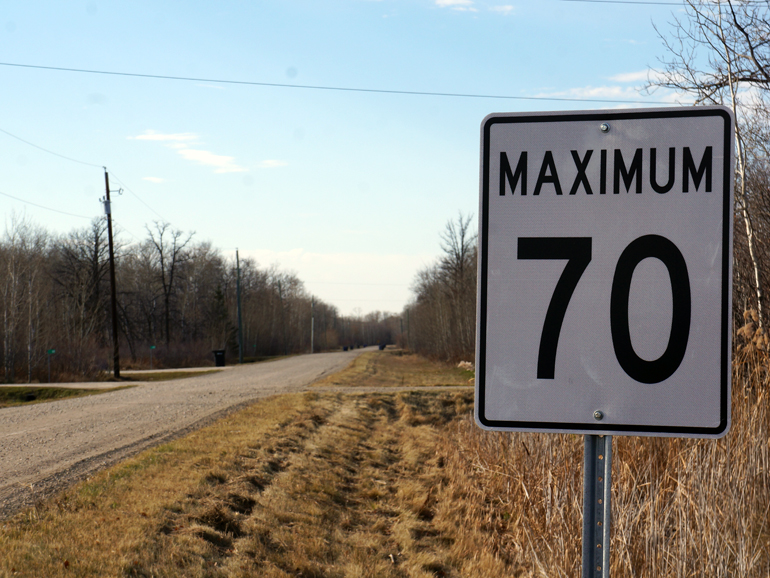
#> input picture src/speedsign16.jpg, 770 x 578 px
$ python classify_sign_template.py   (Python 2 division)   (older library calls are emulated)
#> lines starting #> are read from the running program, lines starting #| are printed output that depends on the picture; after the words box and inside, x2 and y2 are one past the last pixel; in counts of white or black regions, pixels touching at a corner belong together
#Qudus Agbalaya
#references:
#https://stackoverflow.com/questions/44650888/resize-an-image-without-distortion-opencv
#https://www.pyimagesearch.com/2014/08/25/4-point-opencv-getperspective-transform-example/
#OpenCV Version: 3.0

import cv2
import numpy as np

WARPED_XSIZE = 200
WARPED_YSIZE = 300

#set threshold and threshold for canny
canny_thresh = 120
threshold = 0.5


VERY_LARGE_VALUE = 100000

NO_MATCH            =  0
STOP_SIGN           =  1
SPEED_LIMIT_40_SIGN =  2
SPEED_LIMIT_80_SIGN =  3
SPEED_LIMIT_100_SIGN = 4
YIELD_SIGN           = 5

def show_image_simple(image):
    cv2.imshow('img',image)
    cv2.waitKey(0)
    cv2.destroyAllWindows()


def write_on_image(image, text):
    fontFace = cv2.FONT_HERSHEY_DUPLEX;
    fontScale = 2.0
    thickness = 3
    textOrg = (10, 130)
    cv2.putText(image, text, textOrg, fontFace, fontScale, thickness, 8);
    return image

#funtion to resize image
#from https://stackoverflow.com/questions/44650888/resize-an-image-without-distortion-opencv
#used this because I was getting errors when matchng templates because they weren't the same dimensions

def image_resize(image, width = None, height = None, inter = cv2.INTER_AREA):
    # initialize the dimensions of the image to be resized and
    # grab the image size
    dim = None
    (h, w) = image.shape[:2]

    # if both the width and height are None, then return the
    # original image
    if width is None and height is None:
        return image

    # check to see if the width is None
    if width is None:
        # calculate the ratio of the height and construct the
        # dimensions
        r = height / float(h)
        dim = (int(w * r), height)

    # otherwise, the height is None
    else:
        # calculate the ratio of the width and construct the
        # dimensions
        r = width / float(w)
        dim = (width, int(h * r))

    # resize the image
    resized = cv2.resize(image, dim, interpolation = inter)
    # return the resized image
    return resized

#order_points to get and order cordinates
#from https://www.pyimagesearch.com/2014/08/25/4-point-opencv-getperspective-transform-example/

def order_points(pts):
    rect = np.zeros((4,2),dtype ="float32")

    s = pts.sum(axis =1)
    rect[0] = pts[np.argmin(s)]
    rect[2] = pts[np.argmax(s)]

    diff = np.diff(pts, axis=1)
    rect[1] = pts[np.argmin(diff)]
    rect[3] = pts[np.argmax(diff)]

    return rect

#function to apply perspective transform
#from https://www.pyimagesearch.com/2014/08/25/4-point-opencv-getperspective-transform-example/

def four_point_transform(image, pts):
    rect = order_points(pts)
    (tl,tr,br,bl) = rect

    widthA = np.sqrt(((br[0] - bl[0]) ** 2) + ((br[1] - bl[1]) ** 2))
    widthB = np.sqrt(((tr[0] - tl[0]) ** 2) + ((tr[1] - tl[1]) ** 2))
    maxWidth = max(int(widthA), int(widthB))

    heightA = np.sqrt(((tr[0] - br[0]) ** 2) + ((tr[1] - br[1]) ** 2))
    heightB = np.sqrt(((tl[0] - bl[0]) ** 2) + ((tl[1] - bl[1]) ** 2))
    maxHeight = max(int(heightA), int(heightB))

    dst = np.array([
        [0,0],
        [maxWidth -1, 0],
        [maxWidth -1, maxHeight -1],
        [0,maxHeight -1]], dtype = "float32")

    M = cv2.getPerspectiveTransform(rect, dst)
    warped = cv2.warpPerspective(image, M, (maxWidth, maxHeight))

    return warped

def identify():
    #image = cv2.imread("speedsign3.jpg")
    #image = cv2.imread("speedsign4.jpg")
    #image = cv2.imread("speedsign14.jpg")
    image = cv2.imread("speedsign16.jpg")
#> image is the input picture: shape (578, 770, 3); mean B, G, R 133.7, 140, 140.9
    #image = cv2.imread("yield_sign1.jpg")
    #image = cv2.imread("stop4.jpg")
    forty_template = cv2.imread("speed_40.bmp")
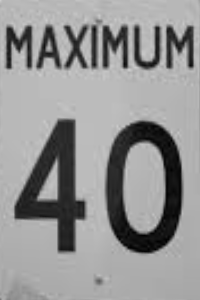
#> input picture src/speed_40.bmp, 200 x 300 px
#> forty_template is the input picture: shape (300, 200, 3); min 0, max 205, mean 147.4
    print('forty template',forty_template.shape)
#| forty template (300, 200, 3)
    forty_template = cv2.cvtColor(forty_template, cv2.COLOR_BGR2GRAY )
#> forty_template: shape (300, 200)
    forty_template = image_resize(forty_template, height = 200)

    eighty_template = cv2.imread("speed_80.bmp")
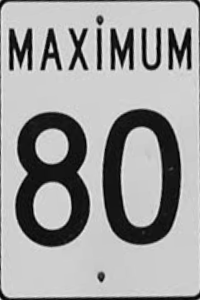
#> input picture src/speed_80.bmp, 200 x 300 px
#> eighty_template is the input picture: shape (300, 200, 3); min 1, max 243, mean 158.8
    print('eighty template',eighty_template.shape)
#| eighty template (300, 200, 3)
    eighty_template = cv2.cvtColor(eighty_template, cv2.COLOR_BGR2GRAY )
#> eighty_template: shape (300, 200)
    eighty_template = image_resize(eighty_template, height = 200)

    one_hundred_template = cv2.imread("speed_100.bmp")
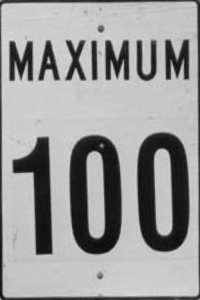
#> input picture src/speed_100.bmp, 200 x 300 px
#> one_hundred_template is the input picture: shape (300, 200, 3); min 7, max 221, mean 154.9
    print('one hundred template',one_hundred_template.shape)
#| one hundred template (300, 200, 3)
    one_hundred_template = cv2.cvtColor(one_hundred_template, cv2.COLOR_BGR2GRAY )
#> one_hundred_template: shape (300, 200)
    one_hundred_template = image_resize(one_hundred_template, height = 200)

    print("Reading forty template")
    show_image_simple(eighty_template)
    print("Reading eighty template")
    show_image_simple(forty_template)
    print("Reading one hundred template")
    show_image_simple(one_hundred_template)

    image_original = image.copy()
    image = cv2.cvtColor( image, cv2.COLOR_BGR2GRAY )
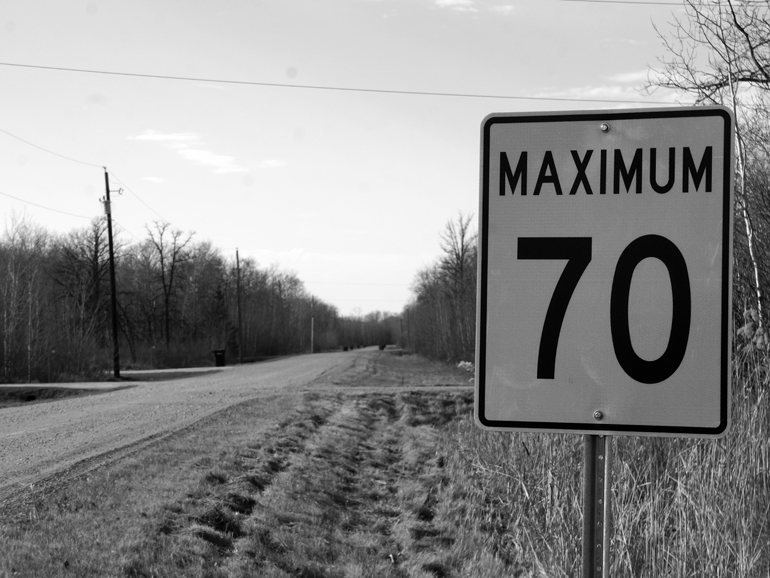
#> image: shape (578, 770); min 0, max 255, mean 139.6
    image_bw = image.copy()
    image = cv2.blur( image, (3,3) )
    sign_recog_result = NO_MATCH

    # here you add the code to do the recognition, and set the variable
    # sign_recog_result to one of STOP_SIGN, SPEED_LIMIT_40_SIGN, SPEED_LIMIT_80_SIGN, or NO_MATCH
    #find canny edges
    canny_thresh = 120
    edgeimg = cv2.Canny(image, canny_thresh, canny_thresh*2, apertureSize=3)
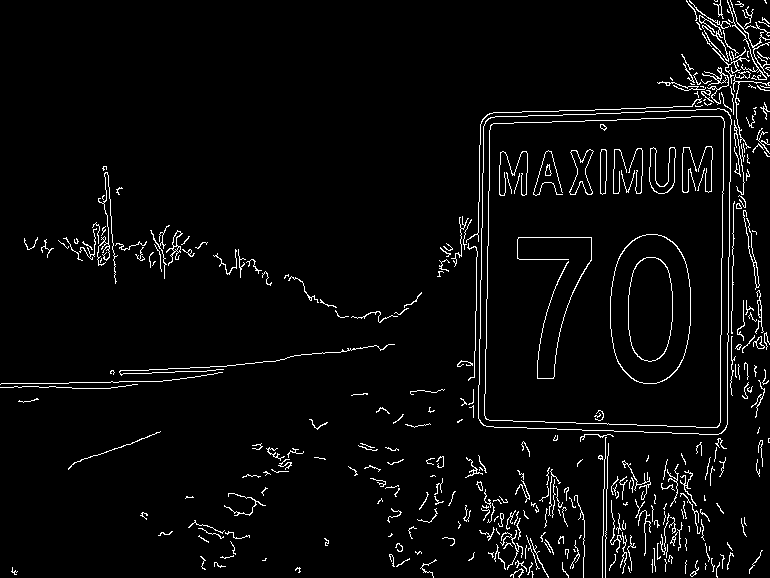
#> edgeimg: shape (578, 770); 3.8% white in thin lines or dots

    #find contours
    _, contours, _ = cv2.findContours(edgeimg, cv2.RETR_LIST, cv2.CHAIN_APPROX_SIMPLE)
#> contours = 389 contours, 341 with area under 20; largest, box (x1, y1, x2, y2) and area: (478, 108, 732, 435) 78527, (478, 108, 732, 435) 78507, (484, 116, 725, 428) 71226, (484, 116, 725, 428) 71218, (610, 234, 691, 384) 9935
    big_contours = sorted(contours, key=cv2.contourArea, reverse=True)[:10]
#> big_contours = 10 contours; largest, box (x1, y1, x2, y2) and area: (478, 108, 732, 435) 78527, (478, 108, 732, 435) 78507, (484, 116, 725, 428) 71226, (484, 116, 725, 428) 71218, (610, 234, 691, 384) 9935

    #determine type of sign

    for c in big_contours:
        img_contour = image_original.copy()
        cv2.drawContours(img_contour, [c], 0, (0,255,0), 3)

        #used 0.008 for all signs except yield
        peri = 0.008 * cv2.arcLength(c,True)
        c = cv2.approxPolyDP(c, peri, True)

        if len(c) == 3:
            print 'yield sign'
            sign_recog_result = 5
            break
        elif len(c) == 8:
            print 'stop sign'
            sign_recog_result = 1
            break
        elif len(c) == 4:
            w = four_point_transform(image,c.reshape(4,2))
            w = image_resize(w,height =200)

            #match template for forty and get min and max values
            result_40 = cv2.matchTemplate(forty_template, w, cv2.TM_CCOEFF_NORMED)
            min_val_40, max_val_40, min_loc_40, max_loc_40 = cv2.minMaxLoc(result_40)

            #match template for eighty and save min and max values
            result_80 = cv2.matchTemplate(eighty_template, w, cv2.TM_CCOEFF_NORMED)
            min_val_80, max_val_80, min_loc_80, max_loc_80 = cv2.minMaxLoc(result_80)

            #match template for hundred and get min and max values
            result_100 = cv2.matchTemplate(one_hundred_template, w, cv2.TM_CCOEFF_NORMED)
            min_val_100, max_val_100, min_loc_100, max_loc_100 = cv2.minMaxLoc(result_100)

            if(max_val_40 > threshold):
                print("Stop sign 40 detected...")
                sign_recog_result = 2
                break
            elif(max_val_80 > threshold):
                print("80 sign detected")
                sign_recog_result = 3
                break
            elif(max_val_100 > threshold):
                print("100 sign detected")
                sign_recog_result = 4
                break
#> this loop made 10 passes
#> (peri, c, widthA in four_point_transform, widthB in four_point_transform, maxWidth in four_point_transform, heightA in four_point_transform) on passes 1 to 4: (9.03, [[727, 111], [485, 121], [483, 425], [725, 429]], 242, 242.2, 242, 318), (9.01, [[726, 111], [725, 428], [484, 425], [485, 122]], 241, 241.3, 241, 317), (8.67, [[721, 116], [490, 125], [486, 419], [719, 425]], 233.1, 231.2, 233, 309), (8.65, [[720, 116], [719, 424], [487, 419], [490, 126]], 232.1, 230.2, 232, 308)
#> peri on passes 5 to 10: 3.17, 3.15, 2.09, 2.07, 1.63, 1.61
#> pass 1, in image_resize (call 4), `resized = cv2.resize(image, dim, interpolation = inter)`:
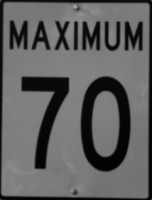
#> resized: shape (200, 152); min 0, max 170, mean 95.2
#> pass 2, in four_point_transform (call 2), `warped = cv2.warpPerspective(image, M, (maxWidth, maxHeight))`:
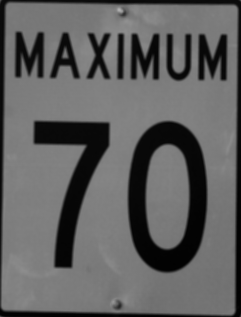
#> warped: shape (317, 241); min 0, max 175, mean 95.8


    show_image_simple(image_original)
    show_image_simple(image)


    if sign_recog_result == NO_MATCH:
        sign_string = "No match"
        file_string = "No_match.jpg"
    elif sign_recog_result == STOP_SIGN:
        sign_string = "Stop sign"
        file_string = "Stop_sign.jpg"
    elif sign_recog_result == SPEED_LIMIT_40_SIGN:
        sign_string = "40_sign"
        file_string = "40_sign.jpg"
    elif sign_recog_result == SPEED_LIMIT_80_SIGN:
        sign_string = "80_sign"
        file_string = "80_sign.jpg"
    elif sign_recog_result == SPEED_LIMIT_100_SIGN:
        sign_string = "100_sign"
        file_string = "100_sign.jpg"
    elif sign_recog_result == YIELD_SIGN:
        sign_string = "Yield sign"
        file_string = "Yield_sign.jpg"

    # save the results
    print(sign_string)
    result = write_on_image(image_original, sign_string)
#> in write_on_image, `fontFace = cv2.FONT_HERSHEY_DUPLEX;`: fontFace = 2
    cv2.imwrite(file_string, result)


identify()
